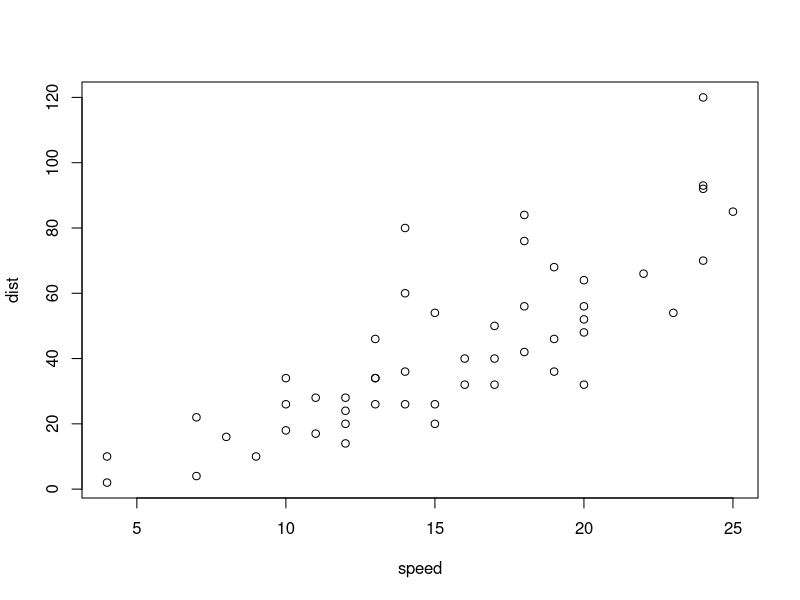
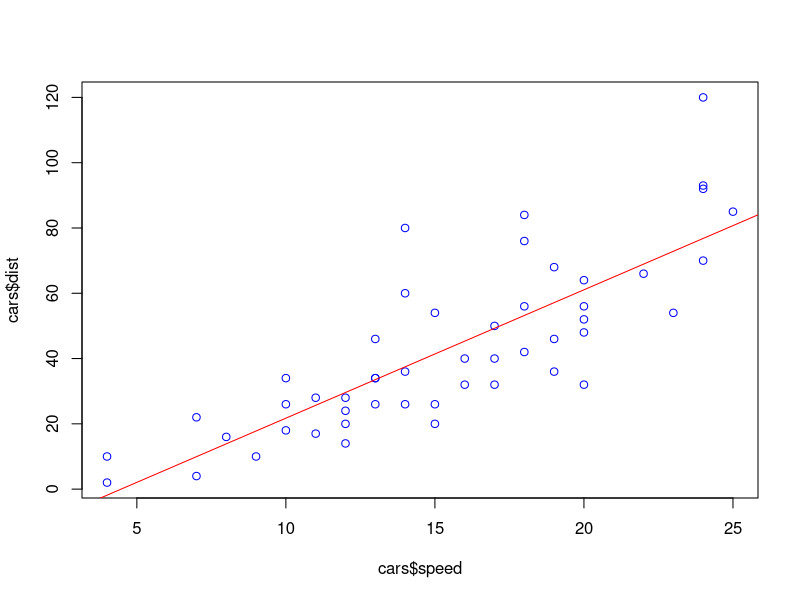
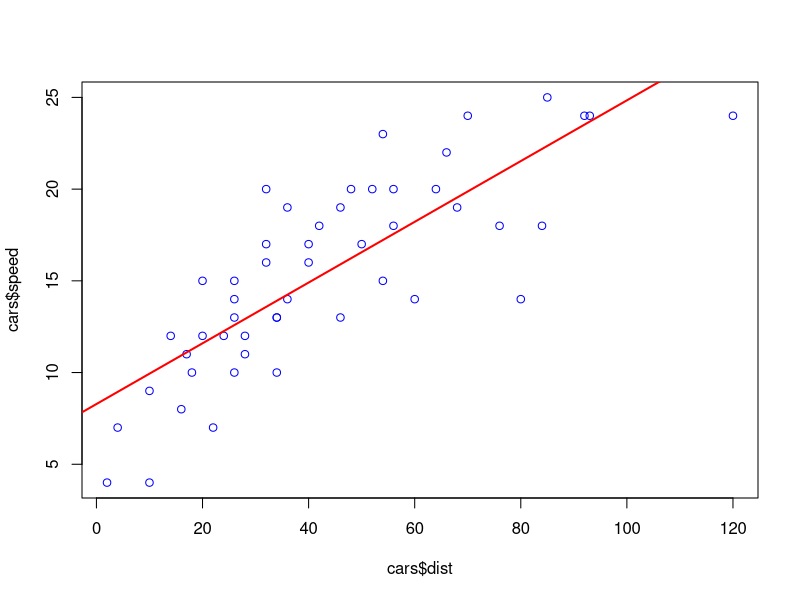
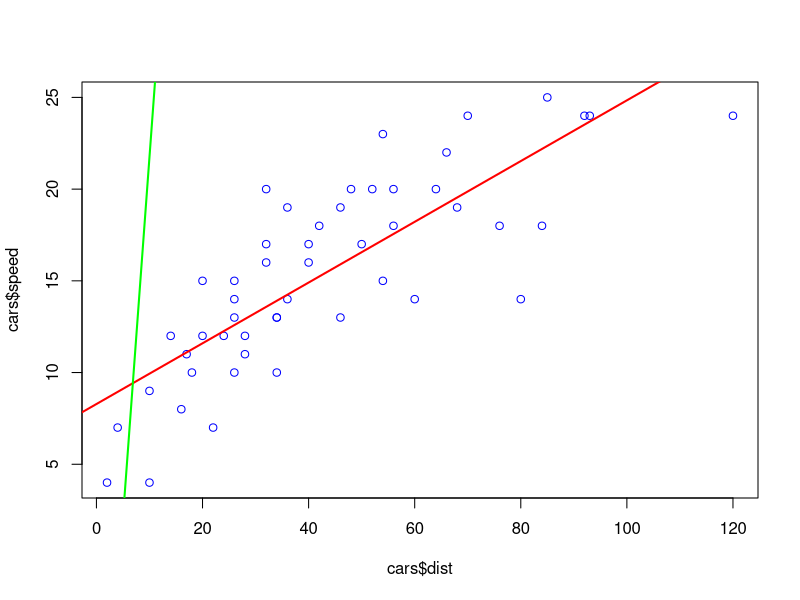

Here is the R script that generated these plots, in order:
## ---- chunk 1

df <- data.frame(
  cars
)

print(cars)

## ---- chunk 2

plot(cars)

## ---- chunk 3

moyenne_vit <- mean(cars$speed)
  
moyenne_dist <- mean(cars$dist)

print(paste('Moyenne vitesse :', moyenne_vit))
print(paste('Moyenne distance :', moyenne_dist))

## ---- chunk 4

#variance_vit =  sum(cars$dist * (cars$speed - moyenne_vit)^2) / sum(cars$dist)
variance_vit = var(cars$dist)

#variance_dist =  sum(cars$speed * (cars$dist - moyenne_dist)^2) / sum(cars$speed)
variance_dist = var(cars$speed)

print(paste('Variance de la vitesse : ', variance_vit))
print(paste('Variance de la distance : ', variance_dist))     
      

## ---- chunk 5

lm_dist_vit <- lm(cars$dist ~ cars$speed, data = cars)

plot(cars$speed, cars$dist, col = "blue")
abline(lm_dist_vit, col = "red") 
## ---- chunk 6


lm_vit_dist <- lm(cars$speed ~ cars$dist, data = cars)

plot(cars$dist, cars$speed, col = "blue")

abline(lm_vit_dist, col = "red", lwd = 2)

## ---- chunk 7

plot(cars$dist, cars$speed, col = "blue")

abline(lm_vit_dist, col = "red", lwd = 2) 

abline(lm_dist_vit, col = "green", lwd = 2) 

## ---- chunk 8


m1 <- coef(lm_dist_vit)[2]  
m2 <- coef(lm_vit_dist)[2]  

tan_theta <- abs((m1 - m2) / (1 + m1 * m2))
theta_radians <- atan(tan_theta)

theta_degrees <- theta_radians * (180 / pi)

print(paste('angle entre les deux droites :', theta_degrees))

## ---- chunk 9


correlation <- cor(cars$speed, cars$dist)

print(correlation)
print("Plus la valeur de corrélation montre que la vitesse et la distance on une forte correlation car elle est proche de 1")
